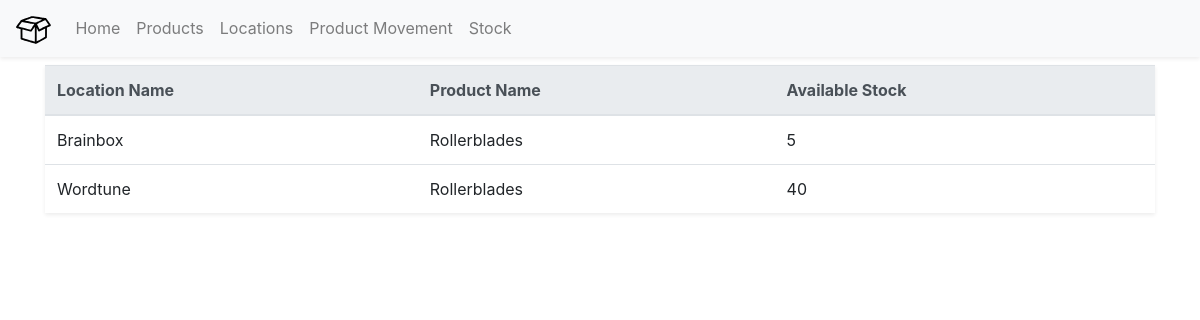
The app's page /stock with its own data.
### models.py (models this page shows)
class Stock(db.Model):
    id = db.Column(db.Integer, primary_key = True)
    locationId = db.Column(db.Integer, db.ForeignKey(Location.id))
    productId = db.Column(db.Integer, db.ForeignKey(Product.id))
    locationName = db.relationship(Location, foreign_keys=[locationId])
    productName = db.relationship(Product, foreign_keys=[productId])
    availableStock = db.Column(db.Integer, db.CheckConstraint(
        'availableStock > 0'))

class Location(db.Model):
    id = db.Column(db.Integer, primary_key = True)
    locationName = db.Column(db.String(100), nullable = False)
    locationAddress = db.Column(db.String(200), nullable = False)
    def __repr__(self):
        return self.locationName

class Product(db.Model):
    id = db.Column(db.Integer, primary_key = True)
    productName = db.Column(db.String(100), unique = True, nullable = False)
    def __repr__(self):
        return self.productName

### app.py (the view)
@app.route('/stock')
def stock():
    stock = Stock.query.all()
    return render_template('stock.html', title="Stock", stock = stock)

### templates/stock.html
{% extends "layout.html" %} {% block main %}
<table class="table mt-2 shadow-sm">
	<thead class="thead-light">
		<tr>
			<th scope="col">Location Name</th>
			<th scope="col">Product Name</th>
			<th scope="col">Available Stock</th>
		</tr>
	</thead>
	<tbody>
		{% for item in stock %}
		<tr>
			<td>{{item.locationName}}</td>
			<td>{{item.productName}}</td>
			<td>{{item.availableStock}}</td>
		</tr>
		{% endfor %}
	</tbody>
</table>
{% endblock %}

### records on screen
Stock: locationName "Brainbox", productName "Rollerblades", availableStock "5"
Stock: locationName "Wordtune", productName "Rollerblades", availableStock "40"
